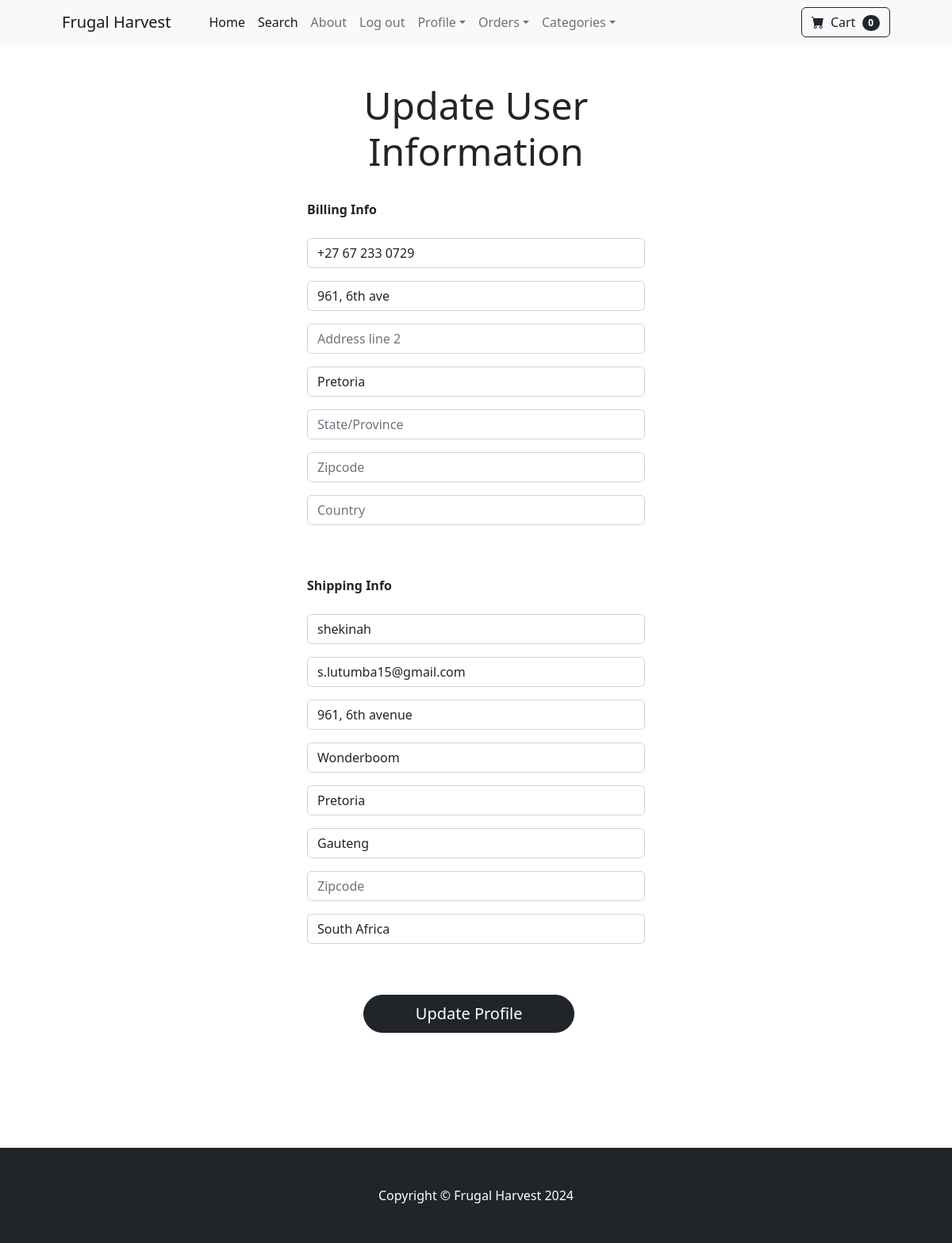
The page /update_info/ (signed in) on the database its author committed.
### store/models.py (models this page shows, shortened)
class Profile(models.Model):
    user = models.OneToOneField(User, on_delete=models.CASCADE)
    date_mod = models.DateTimeField(User, auto_now=True)
    phone = models.CharField(max_length=20, blank=True)
    address1 = models.CharField(max_length=200, blank=True)
    address2 = models.CharField(max_length=200, blank=True)
    city = models.CharField(max_length=200, blank=True)
    state = models.CharField(max_length=200, blank=True)
    zipcode = models.CharField(max_length=200, blank=True)
    country = models.CharField(max_length=200, blank=True)
    old_cart = models.CharField(max_length=200, blank=True, null=True)

### payments/models.py (models this page shows, shortened)
class ShippingAddress(models.Model):
    user = models.ForeignKey(User, on_delete=models.CASCADE, null=True, blank=True)
    shipping_full_name = models.CharField(max_length=255)
    shipping_email = models.CharField(max_length=255)
    shipping_address1 = models.CharField(max_length=255)
    shipping_address2 = models.CharField(max_length=255, null=True, blank=True)
    shipping_city = models.CharField(max_length=255)
    shipping_state = models.CharField(max_length=255, null = True, blank = True)
    shipping_zipcode = models.CharField(max_length=255, blank=True, null=True)
    shipping_country = models.CharField(max_length=255)
    class Meta:
        verbose_name_plural = "Shipping Address"

### store/views.py (the view)
# urls.py: path('update_info/', views.update_info, name='update_info'),
def update_info(request):
    if request.user.is_authenticated:
        current_user = Profile.objects.get(user__id=request.user.id)
        shippng_user = ShippingAddress.objects.get(user__id=request.user.id)
        form = UserInfoForm(request.POST or None, instance=current_user)
        shipping_form = ShippingForm(request.POST or None, instance=shippng_user)
        if form.is_valid() or shipping_form.is_valid():
            form.save()
            shipping_form.save()
            messages.success(request, 'Successful update')
            return redirect('home')
        return render(request, 'update_info.html', {'form':form, 'shipping_form':shipping_form})
    else:
        messages.success(request, 'Must be logged in')
        return redirect('home')

### cart/cart.py (called while the page is built)
    def __len__(self):
        return len(self.cart)

### cart/context_processors.py (called while the page is built)
def cart(request):
    return {'cart':Cart(request)}

### store/templates/update_info.html (shortened to what this page needs)
{% extends "base.html" %}
    {% block content %}
    <br><br>
    <div class="container col-md-5">
        <h5 class="display-5">
            <center><strong>Update User Information</strong></center>
        </h5>
        <form class = "form-group form" method="POST">
            <strong>Billing Info</strong>
            <br><br>
            {{form.as_p}}
            <br><br>
            <strong>Shipping Info</strong>
            <br><br>
            {{shipping_form.as_p}}
            <div class="form-group offset-sm-2">
                <br><br>
                <button type="submit" class="btn btn-dark btn-lg logbtn rounded-pill col-md-9" id="updatebtn">Update Profile</button>
            </div>
        </form>
    </div>
    <br><br><br><br><br>
    {%endblock%}

### store/templates/update_info.html (style rules this page uses)
.form { padding: 25px; position: relative; }

### rows shown on the page
Profile: phone "+27 67 233 0729", address1 "961, 6th ave", city "Pretoria"
ShippingAddress: shipping_full_name "shekinah", shipping_email "s.lutumba15@gmail.com", shipping_address1 "961, 6th avenue", shipping_address2 "Wonderboom", shipping_city "Pretoria", shipping_state "Gauteng", shipping_country "South Africa"

### other values the page prints
{{ cart|length }} "0"
